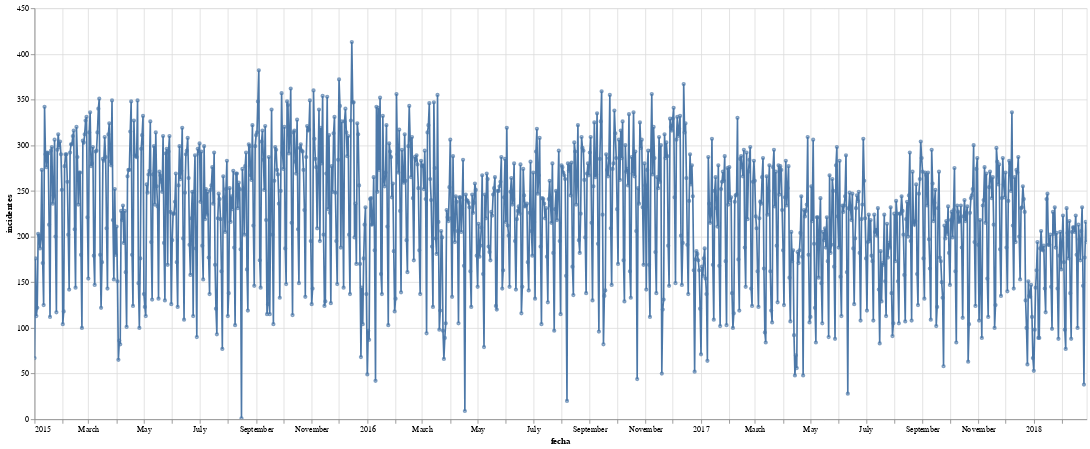

Notebook cell for this chart:
### Markdown cell above
# Serie de tiempo de accidentes

### Code cell
df_incidentes = df_axa.groupby('fecha', as_index=False).siniestro_n_10_0.count()
df_incidentes = df_incidentes.rename(columns={'siniestro_n_10_0': 'incidentes'})

chart_line = alt.Chart(df_incidentes).mark_line().encode(
    x='fecha:T',
    y='incidentes:Q'
).interactive()

chart_point = alt.Chart(df_incidentes).mark_point(size=10).encode(
    x='fecha:T',
    y='incidentes:Q'
).interactive()

chart = chart_line + chart_point
chart.configure_view(
    height=500,
    width=1280
)

### Figure 1 — Vega-Lite specification as saved in the notebook (floating-point values rounded to 4 significant figures; data arrays with more than 128 entries replaced by an {"elided": "..."} marker saying what was removed)
{"$schema": "https://vega.github.io/schema/vega-lite/v2.6.0.json", "config": {"view": {"height": 500, "width": 1280}}, "datasets": {"data-b8a4f85e340b727a9e9cc007de153b2f": {"elided": "1154 records"}}, "layer": [{"data": {"name": "data-b8a4f85e340b727a9e9cc007de153b2f"}, "encoding": {"x": {"field": "fecha", "type": "temporal"}, "y": {"field": "incidentes", "type": "quantitative"}}, "mark": "line", "selection": {"selector011": {"bind": "scales", "encodings": ["x", "y"], "mark": {"fill": "#333", "fillOpacity": 0.125, "stroke": "white"}, "on": "[mousedown, window:mouseup] > window:mousemove!", "resolve": "global", "translate": "[mousedown, window:mouseup] > window:mousemove!", "type": "interval", "zoom": "wheel!"}}}, {"data": {"name": "data-b8a4f85e340b727a9e9cc007de153b2f"}, "encoding": {"x": {"field": "fecha", "type": "temporal"}, "y": {"field": "incidentes", "type": "quantitative"}}, "mark": {"size": 10, "type": "point"}, "selection": {"selector012": {"bind": "scales", "encodings": ["x", "y"], "mark": {"fill": "#333", "fillOpacity": 0.125, "stroke": "white"}, "on": "[mousedown, window:mouseup] > window:mousemove!", "resolve": "global", "translate": "[mousedown, window:mouseup] > window:mousemove!", "type": "interval", "zoom": "wheel!"}}}]}
